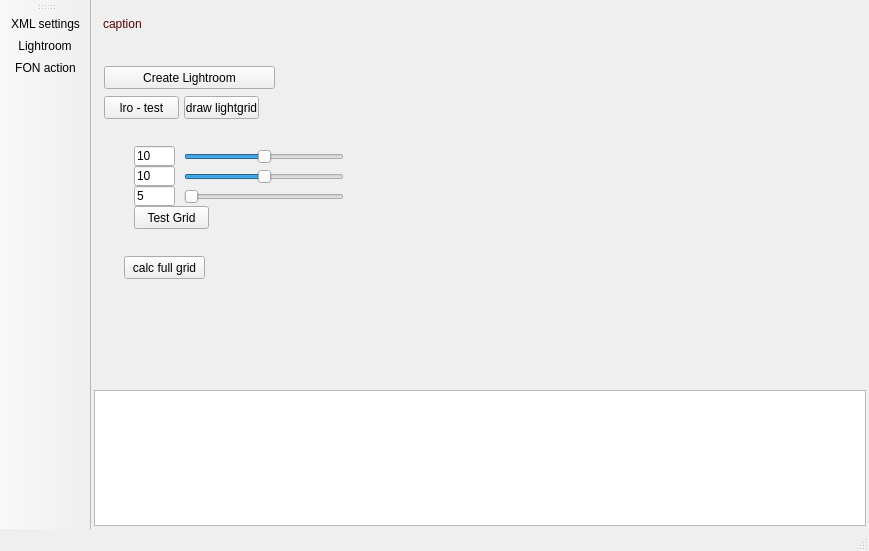
<?xml version="1.0" encoding="UTF-8"?>
<ui version="4.0">
 <class>MainWindowClass</class>
 <widget class="QMainWindow" name="MainWindowClass">
  <property name="geometry">
   <rect>
    <x>0</x>
    <y>0</y>
    <width>869</width>
    <height>551</height>
   </rect>
  </property>
  <property name="windowTitle">
   <string>FON Studio</string>
  </property>
  <property name="windowIcon">
   <iconset resource="res/fonstudio.qrc">
    <normaloff>:/phone-icon.png</normaloff>:/phone-icon.png</iconset>
  </property>
  <widget class="QWidget" name="centralWidget">
   <layout class="QGridLayout" name="gridLayout" rowstretch="1,5,2" columnstretch="1,1">
    <property name="margin">
     <number>3</number>
    </property>
    <property name="spacing">
     <number>3</number>
    </property>
    <item row="1" column="1">
     <widget class="PaintArea" name="PaintWidget" native="true">
      <property name="sizePolicy">
       <sizepolicy hsizetype="Expanding" vsizetype="Expanding">
        <horstretch>2</horstretch>
        <verstretch>0</verstretch>
       </sizepolicy>
      </property>
      <property name="cursor">
       <cursorShape>CrossCursor</cursorShape>
      </property>
      <property name="autoFillBackground">
       <bool>true</bool>
      </property>
     </widget>
    </item>
    <item row="2" column="0" colspan="2">
     <widget class="QPlainTextEdit" name="logOutput">
      <property name="sizePolicy">
       <sizepolicy hsizetype="Expanding" vsizetype="Expanding">
        <horstretch>0</horstretch>
        <verstretch>2</verstretch>
       </sizepolicy>
      </property>
      <property name="maximumSize">
       <size>
        <width>16777215</width>
        <height>200</height>
       </size>
      </property>
     </widget>
    </item>
    <item row="0" column="0" colspan="2">
     <widget class="QWidget" name="mainCaption" native="true">
      <property name="maximumSize">
       <size>
        <width>16777215</width>
        <height>40</height>
       </size>
      </property>
      <widget class="QLabel" name="headerCaption">
       <property name="geometry">
        <rect>
         <x>9</x>
         <y>9</y>
         <width>701</width>
         <height>24</height>
        </rect>
       </property>
       <property name="styleSheet">
        <string>font: 75 14pt &quot;Verdana&quot;;
color: rgb(85, 0, 0);</string>
       </property>
       <property name="text">
        <string>caption</string>
       </property>
       <property name="textFormat">
        <enum>Qt::PlainText</enum>
       </property>
      </widget>
     </widget>
    </item>
    <item row="1" column="0">
     <widget class="QStackedWidget" name="editStack">
      <property name="currentIndex">
       <number>1</number>
      </property>
      <widget class="QWidget" name="pageXML">
       <layout class="QVBoxLayout" name="verticalLayout">
        <item>
         <layout class="QHBoxLayout" name="horizontalLayout">
          <item>
           <widget class="QLineEdit" name="initFileName">
            <property name="text">
             <string>e:\dev\iland\fonstudio\inits\fon.xml</string>
            </property>
           </widget>
          </item>
          <item>
           <widget class="QPushButton" name="saveFile">
            <property name="text">
             <string>Save</string>
            </property>
           </widget>
          </item>
          <item>
           <widget class="QPushButton" name="applyXML">
            <property name="text">
             <string>Apply!</string>
            </property>
           </widget>
          </item>
         </layout>
        </item>
        <item>
         <widget class="QTextEdit" name="iniEdit">
          <property name="enabled">
           <bool>true</bool>
          </property>
          <property name="sizePolicy">
           <sizepolicy hsizetype="Expanding" vsizetype="Expanding">
            <horstretch>0</horstretch>
            <verstretch>1</verstretch>
           </sizepolicy>
          </property>
          <property name="maximumSize">
           <size>
            <width>1000</width>
            <height>16777215</height>
           </size>
          </property>
         </widget>
        </item>
       </layout>
      </widget>
      <widget class="QWidget" name="pageLightroom">
       <widget class="QPushButton" name="pbCreateLightroom">
        <property name="geometry">
         <rect>
          <x>10</x>
          <y>20</y>
          <width>171</width>
          <height>23</height>
         </rect>
        </property>
        <property name="text">
         <string>Create Lightroom</string>
        </property>
       </widget>
       <widget class="QPushButton" name="testLRO">
        <property name="geometry">
         <rect>
          <x>10</x>
          <y>50</y>
          <width>75</width>
          <height>23</height>
         </rect>
        </property>
        <property name="text">
         <string>lro - test</string>
        </property>
       </widget>
       <widget class="QLineEdit" name="lr_x">
        <property name="geometry">
         <rect>
          <x>40</x>
          <y>100</y>
          <width>41</width>
          <height>20</height>
         </rect>
        </property>
        <property name="text">
         <string>10</string>
        </property>
       </widget>
       <widget class="QLineEdit" name="lr_z">
        <property name="geometry">
         <rect>
          <x>40</x>
          <y>140</y>
          <width>41</width>
          <height>20</height>
         </rect>
        </property>
        <property name="text">
         <string>5</string>
        </property>
       </widget>
       <widget class="QLineEdit" name="lr_y">
        <property name="geometry">
         <rect>
          <x>40</x>
          <y>120</y>
          <width>41</width>
          <height>20</height>
         </rect>
        </property>
        <property name="text">
         <string>10</string>
        </property>
       </widget>
       <widget class="QPushButton" name="lroTestHemi">
        <property name="geometry">
         <rect>
          <x>40</x>
          <y>160</y>
          <width>75</width>
          <height>23</height>
         </rect>
        </property>
        <property name="text">
         <string>Test Grid</string>
        </property>
       </widget>
       <widget class="QPushButton" name="lrCalcFullGrid">
        <property name="geometry">
         <rect>
          <x>30</x>
          <y>210</y>
          <width>81</width>
          <height>23</height>
         </rect>
        </property>
        <property name="text">
         <string>calc full grid</string>
        </property>
       </widget>
       <widget class="QPushButton" name="lrLightGrid">
        <property name="geometry">
         <rect>
          <x>90</x>
          <y>50</y>
          <width>75</width>
          <height>23</height>
         </rect>
        </property>
        <property name="text">
         <string>draw lightgrid</string>
        </property>
       </widget>
       <widget class="QSlider" name="lrSliderX">
        <property name="geometry">
         <rect>
          <x>90</x>
          <y>100</y>
          <width>160</width>
          <height>21</height>
         </rect>
        </property>
        <property name="minimum">
         <number>-50</number>
        </property>
        <property name="maximum">
         <number>50</number>
        </property>
        <property name="orientation">
         <enum>Qt::Horizontal</enum>
        </property>
       </widget>
       <widget class="QSlider" name="lrSliderY">
        <property name="geometry">
         <rect>
          <x>90</x>
          <y>120</y>
          <width>160</width>
          <height>21</height>
         </rect>
        </property>
        <property name="minimum">
         <number>-50</number>
        </property>
        <property name="maximum">
         <number>50</number>
        </property>
        <property name="orientation">
         <enum>Qt::Horizontal</enum>
        </property>
       </widget>
       <widget class="QSlider" name="lrSliderZ">
        <property name="geometry">
         <rect>
          <x>90</x>
          <y>140</y>
          <width>160</width>
          <height>21</height>
         </rect>
        </property>
        <property name="maximum">
         <number>50</number>
        </property>
        <property name="orientation">
         <enum>Qt::Horizontal</enum>
        </property>
       </widget>
      </widget>
      <widget class="QWidget" name="pageFON">
       <layout class="QVBoxLayout" name="verticalLayout_2">
        <item>
         <widget class="QTabWidget" name="tabWidget">
          <property name="sizePolicy">
           <sizepolicy hsizetype="Expanding" vsizetype="Expanding">
            <horstretch>0</horstretch>
            <verstretch>2</verstretch>
           </sizepolicy>
          </property>
          <property name="currentIndex">
           <number>1</number>
          </property>
          <widget class="QWidget" name="tab">
           <attribute name="title">
            <string>Stamping</string>
           </attribute>
           <widget class="QPushButton" name="stampTrees">
            <property name="geometry">
             <rect>
              <x>10</x>
              <y>10</y>
              <width>75</width>
              <height>23</height>
             </rect>
            </property>
            <property name="minimumSize">
             <size>
              <width>0</width>
              <height>0</height>
             </size>
            </property>
            <property name="text">
             <string>stamp trees</string>
            </property>
           </widget>
           <widget class="QPushButton" name="pbRetrieve">
            <property name="geometry">
             <rect>
              <x>90</x>
              <y>10</y>
              <width>75</width>
              <height>23</height>
             </rect>
            </property>
            <property name="text">
             <string>retrieve</string>
            </property>
           </widget>
           <widget class="QPushButton" name="pbAddTrees">
            <property name="geometry">
             <rect>
              <x>190</x>
              <y>50</y>
              <width>75</width>
              <height>23</height>
             </rect>
            </property>
            <property name="text">
             <string>Add</string>
            </property>
           </widget>
           <widget class="QLineEdit" name="eTreeCount">
            <property name="geometry">
             <rect>
              <x>60</x>
              <y>50</y>
              <width>41</width>
              <height>20</height>
             </rect>
            </property>
            <property name="text">
             <string>100</string>
            </property>
           </widget>
           <widget class="QLineEdit" name="eTreeDBH">
            <property name="geometry">
             <rect>
              <x>140</x>
              <y>50</y>
              <width>41</width>
              <height>20</height>
             </rect>
            </property>
            <property name="text">
             <string>30</string>
            </property>
           </widget>
           <widget class="QLabel" name="label">
            <property name="geometry">
             <rect>
              <x>20</x>
              <y>50</y>
              <width>46</width>
              <height>14</height>
             </rect>
            </property>
            <property name="text">
             <string>Count</string>
            </property>
           </widget>
           <widget class="QLabel" name="label_2">
            <property name="geometry">
             <rect>
              <x>110</x>
              <y>50</y>
              <width>46</width>
              <height>14</height>
             </rect>
            </property>
            <property name="text">
             <string>DBH</string>
            </property>
           </widget>
           <widget class="QPushButton" name="calcMatrix">
            <property name="geometry">
             <rect>
              <x>10</x>
              <y>90</y>
              <width>75</width>
              <height>23</height>
             </rect>
            </property>
            <property name="text">
             <string>calc matrix</string>
            </property>
           </widget>
          </widget>
          <widget class="QWidget" name="tab_2">
           <attribute name="title">
            <string>Testing</string>
           </attribute>
           <widget class="QWidget" name="layoutWidget">
            <property name="geometry">
             <rect>
              <x>10</x>
              <y>20</y>
              <width>255</width>
              <height>22</height>
             </rect>
            </property>
            <layout class="QHBoxLayout" name="horizontalLayout_4">
             <item>
              <widget class="QLabel" name="label_3">
               <property name="text">
                <string>Formula</string>
               </property>
              </widget>
             </item>
             <item>
              <widget class="QLineEdit" name="formula"/>
             </item>
            </layout>
           </widget>
           <widget class="QWidget" name="layoutWidget_2">
            <property name="geometry">
             <rect>
              <x>10</x>
              <y>50</y>
              <width>255</width>
              <height>53</height>
             </rect>
            </property>
            <layout class="QHBoxLayout" name="horizontalLayout_3">
             <item>
              <widget class="QLineEdit" name="lVar1">
               <property name="maximumSize">
                <size>
                 <width>65</width>
                 <height>16777215</height>
                </size>
               </property>
              </widget>
             </item>
             <item>
              <widget class="QLineEdit" name="lVar2">
               <property name="maximumSize">
                <size>
                 <width>65</width>
                 <height>16777215</height>
                </size>
               </property>
              </widget>
             </item>
             <item>
              <widget class="QLabel" name="lCalcResult">
               <property name="text">
                <string>&lt;!DOCTYPE HTML PUBLIC &quot;-//W3C//DTD HTML 4.0//EN&quot; &quot;http://www.w3.org/TR/REC-html40/strict.dtd&quot;&gt;
&lt;html&gt;&lt;head&gt;&lt;meta name=&quot;qrichtext&quot; content=&quot;1&quot; /&gt;&lt;style type=&quot;text/css&quot;&gt;
p, li { white-space: pre-wrap; }
&lt;/style&gt;&lt;/head&gt;&lt;body style=&quot; font-family:'MS Shell Dlg 2'; font-size:8.25pt; font-weight:400; font-style:normal;&quot;&gt;
&lt;p style=&quot; margin-top:0px; margin-bottom:0px; margin-left:0px; margin-right:0px; -qt-block-indent:0; text-indent:0px;&quot;&gt;&lt;span style=&quot; font-size:8pt;&quot;&gt;Result&lt;/span&gt;&lt;a href=&quot;http://www.orf.at&quot;&gt;&lt;span style=&quot; text-decoration: underline; color:#0000ff;&quot;&gt;hoi&lt;/span&gt;&lt;/a&gt;&lt;/p&gt;&lt;/body&gt;&lt;/html&gt;</string>
               </property>
              </widget>
             </item>
             <item>
              <widget class="QPushButton" name="calcFormula">
               <property name="text">
                <string>Calculate</string>
               </property>
              </widget>
             </item>
            </layout>
           </widget>
          </widget>
         </widget>
        </item>
       </layout>
      </widget>
     </widget>
    </item>
   </layout>
  </widget>
  <widget class="QMenuBar" name="menuBar">
   <property name="geometry">
    <rect>
     <x>0</x>
     <y>0</y>
     <width>869</width>
     <height>21</height>
    </rect>
   </property>
  </widget>
  <widget class="QToolBar" name="mainToolBar">
   <property name="iconSize">
    <size>
     <width>32</width>
     <height>32</height>
    </size>
   </property>
   <property name="toolButtonStyle">
    <enum>Qt::ToolButtonTextUnderIcon</enum>
   </property>
   <attribute name="toolBarArea">
    <enum>LeftToolBarArea</enum>
   </attribute>
   <attribute name="toolBarBreak">
    <bool>false</bool>
   </attribute>
   <addaction name="actionEdit_XML_settings"/>
   <addaction name="actionLightroom"/>
   <addaction name="actionFON_action"/>
  </widget>
  <widget class="QStatusBar" name="statusBar"/>
  <action name="actionLightroom">
   <property name="icon">
    <iconset resource="res/fonstudio.qrc">
     <normaloff>:/camera.png</normaloff>:/camera.png</iconset>
   </property>
   <property name="text">
    <string>Lightroom</string>
   </property>
   <property name="toolTip">
    <string>switch to lightroom</string>
   </property>
  </action>
  <action name="actionFON_action">
   <property name="icon">
    <iconset resource="res/fonstudio.qrc">
     <normaloff>:/audio-input-microphone.png</normaloff>:/audio-input-microphone.png</iconset>
   </property>
   <property name="text">
    <string>FON action</string>
   </property>
   <property name="toolTip">
    <string>FON test area</string>
   </property>
  </action>
  <action name="actionEdit_XML_settings">
   <property name="icon">
    <iconset resource="res/fonstudio.qrc">
     <normaloff>:/source_xml.png</normaloff>:/source_xml.png</iconset>
   </property>
   <property name="text">
    <string>XML settings</string>
   </property>
  </action>
 </widget>
 <layoutdefault spacing="6" margin="11"/>
 <customwidgets>
  <customwidget>
   <class>PaintArea</class>
   <extends>QWidget</extends>
   <header>paintarea.h</header>
   <container>1</container>
  </customwidget>
 </customwidgets>
 <tabstops>
  <tabstop>lr_x</tabstop>
  <tabstop>lr_y</tabstop>
  <tabstop>lr_z</tabstop>
  <tabstop>iniEdit</tabstop>
  <tabstop>pbCreateLightroom</tabstop>
  <tabstop>tabWidget</tabstop>
  <tabstop>stampTrees</tabstop>
  <tabstop>pbRetrieve</tabstop>
  <tabstop>pbAddTrees</tabstop>
  <tabstop>eTreeCount</tabstop>
  <tabstop>eTreeDBH</tabstop>
  <tabstop>calcMatrix</tabstop>
  <tabstop>formula</tabstop>
  <tabstop>lVar1</tabstop>
  <tabstop>lVar2</tabstop>
  <tabstop>calcFormula</tabstop>
  <tabstop>logOutput</tabstop>
  <tabstop>testLRO</tabstop>
  <tabstop>initFileName</tabstop>
  <tabstop>applyXML</tabstop>
  <tabstop>saveFile</tabstop>
  <tabstop>lroTestHemi</tabstop>
  <tabstop>lrCalcFullGrid</tabstop>
  <tabstop>lrLightGrid</tabstop>
 </tabstops>
 <resources>
  <include location="res/fonstudio.qrc"/>
 </resources>
 <connections>
  <connection>
   <sender>lrSliderX</sender>
   <signal>valueChanged(int)</signal>
   <receiver>lroTestHemi</receiver>
   <slot>click()</slot>
   <hints>
    <hint type="sourcelabel">
     <x>218</x>
     <y>176</y>
    </hint>
    <hint type="destinationlabel">
     <x>173</x>
     <y>242</y>
    </hint>
   </hints>
  </connection>
  <connection>
   <sender>lrSliderY</sender>
   <signal>valueChanged(int)</signal>
   <receiver>lroTestHemi</receiver>
   <slot>click()</slot>
   <hints>
    <hint type="sourcelabel">
     <x>280</x>
     <y>198</y>
    </hint>
    <hint type="destinationlabel">
     <x>167</x>
     <y>240</y>
    </hint>
   </hints>
  </connection>
  <connection>
   <sender>lrSliderZ</sender>
   <signal>valueChanged(int)</signal>
   <receiver>lroTestHemi</receiver>
   <slot>click()</slot>
   <hints>
    <hint type="sourcelabel">
     <x>251</x>
     <y>216</y>
    </hint>
    <hint type="destinationlabel">
     <x>182</x>
     <y>243</y>
    </hint>
   </hints>
  </connection>
 </connections>
</ui>
